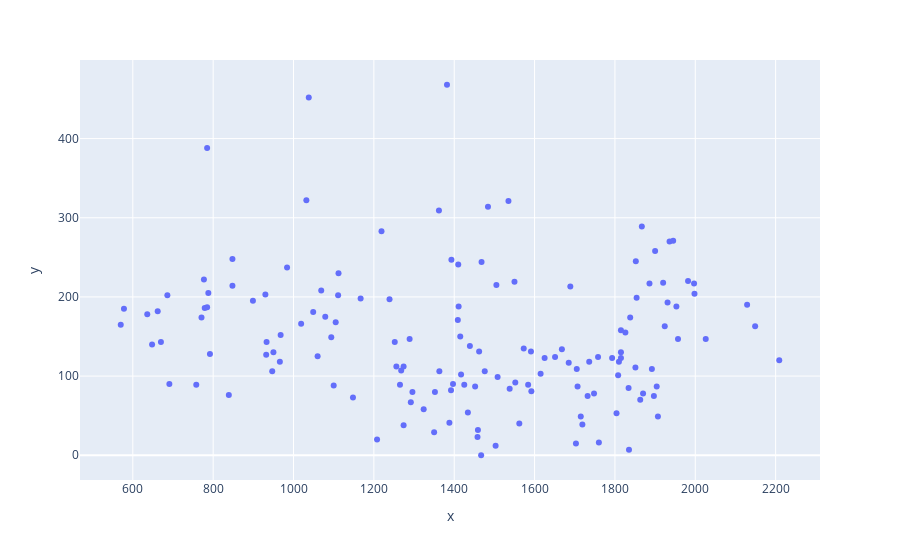

The cell this chart's notebook holds for it:
### Code cell
normal = px.scatter(x=df['gdp'], y=df['generosity'])
normal.show()

### Figure 1 — Plotly figure (JSON) as saved in the notebook; plotly's stock layout.template omitted (floating-point values rounded to 4 significant figures; data arrays with more than 128 entries replaced by an {"elided": "..."} marker saying what was removed)
{"data": [{"hovertemplate": "x=%{x}<br>y=%{y}<extra></extra>", "legendgroup": "", "marker": {"color": "#636efa", "symbol": "circle"}, "mode": "markers", "name": "", "orientation": "v", "showlegend": false, "type": "scatter", "x": {"elided": "145 int values"}, "xaxis": "x", "y": {"elided": "145 int values"}, "yaxis": "y"}], "layout": {"autosize": true, "legend": {"tracegroupgap": 0}, "margin": {"t": 60}, "xaxis": {"anchor": "y", "autorange": true, "domain": [0, 1], "range": [469.8, 2309.0], "title": {"text": "x"}, "type": "linear"}, "yaxis": {"anchor": "x", "autorange": true, "domain": [0, 1], "range": [-36.24, 504.2], "title": {"text": "y"}, "type": "linear"}}}
